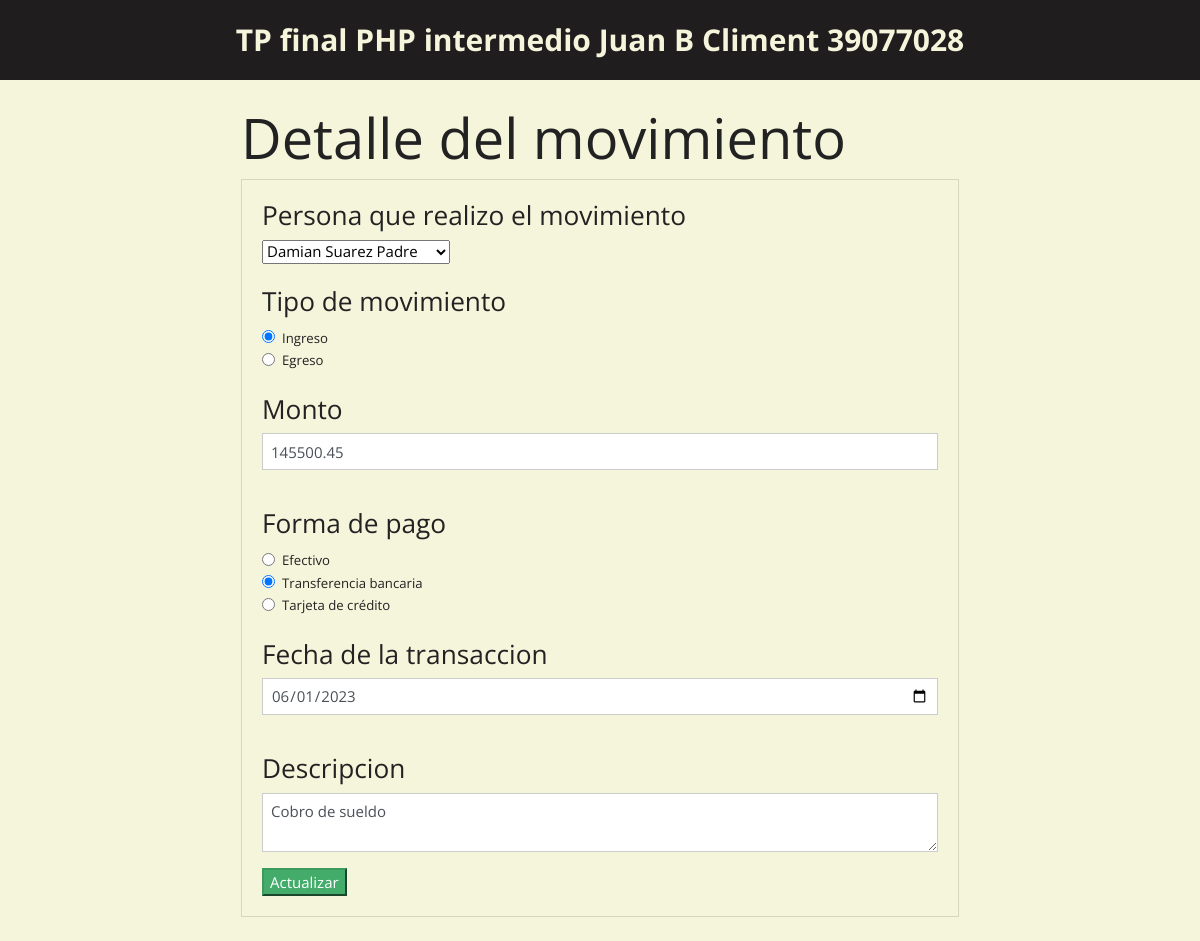
Screenshot of /update.php?id_mov=1 with the database file from the repository.
### tables this page shows
CREATE TABLE `movimientos` (
  `id_mov` int(4) NOT NULL,
  `fecha` date NOT NULL,
  `tipo` enum('ingreso','egreso') NOT NULL,
  `descripcion` varchar(100) NOT NULL,
  `monto` float(9,2) NOT NULL,
  `forma_de_pago` enum('efectivo','cheque','tarjeta de crédito','transferencia bancaria') NOT NULL,
  `id_familia` int(3) NOT NULL
);

### update.php (the view, shortened to what this page needs)
<?php include("config_db.php"); ?>
<!DOCTYPE html>
<html lang="en">
<head>
  <?php include('include/head.php'); ?>
</head>
<body>
  <header>
    <?php include("include/header.php"); ?>
  </header>
  <?php
  if (isset($_GET['id_mov'])) {
    $id = $_GET['id_mov'];
    $query = "SELECT * FROM movimientos WHERE id_mov = $id";
    $result = mysqli_query($mysqli, $query);
    if (mysqli_num_rows($result) == 1) {
      $row = mysqli_fetch_array($result);
      $id_familia = $row["id_familia"];
      $tipo = $row["tipo"];
      $monto = $row["monto"];
      $forma_de_pago = $row["forma_de_pago"];
      $fecha = $row["fecha"];
      $descripcion = $row["descripcion"];
    }
  }
  ?>
  <div class="container p-4">
    <div class="row">
      <div class="col-md-8 mx-auto">
        <h2 class="display-4"><strong>Detalle del movimiento</strong></h2>
        <div class="card card-body color">
          <form action="update.php?id_mov=<?php echo $_GET['id_mov']; ?>" method="POST">
            <h3><strong>Persona que realizo el movimiento</strong></h3>
            <select class="form-select" aria-label="Default select example" name="id_familia">
              <option <?php echo $id_familia === "1" ? "selected='selected'" : "" ?> value="1">Damian Suarez Padre</option>
            </select>
            <br><br>
            <h3><strong>Tipo de movimiento</strong></h3>
            <div class="form-check">
              <input class="form-check-input" type="radio" value="ingreso" name="tipo" <?php echo $tipo == 'ingreso'  ? 'checked' : '' ?>>
              <label class="form-check-label" for="flexCheckDefault">
                Ingreso
              </label>
            </div>
            <div class="form-check">
              <input class="form-check-input" type="radio" value="egreso" name="tipo" <?php echo $tipo == 'egreso'  ? 'checked' : '' ?>>
              <label class="form-check-label" for="flexCheckDefault">
                Egreso
              </label>
            </div>
            <br>
            <h3><strong>Monto</strong></h3>
            <div class="form-group">
              <input type="number" name="monto" class="form-control" value="<?php echo $monto ?>">
            </div>
            <br>
            <h3><strong>Forma de pago</strong></h3>
            <div class="form-check">
              <input class="form-check-input" type="radio" value="efectivo" name="forma_de_pago" <?php echo $forma_de_pago == 'efectivo'  ? 'checked' : '' ?>>
              <label class="form-check-label" for="flexCheckDefault">
                Efectivo
              </label>
            </div>
            <div class="form-check">
              <input class="form-check-input" type="radio" value="transferencia bancaria" name="forma_de_pago" <?php echo $forma_de_pago == 'transferencia bancaria'  ? 'checked' : '' ?>>
              <label class="form-check-label" for="flexCheckDefault">
                Transferencia bancaria
              </label>
            </div>
            <div class="form-check">
              <input class="form-check-input" type="radio" value="tarjeta de crédito" name="forma_de_pago" <?php echo $forma_de_pago == 'tarjeta de crédito'  ? 'checked' : '' ?>>
              <label class="form-check-label" for="flexCheckDefault">
                Tarjeta de crédito
              </label>
            </div>
            <br>
            <h3><strong>Fecha de la transaccion</strong></h3>
            <div class="form-group">
              <input type="date" name="fecha" class="form-control" value="<?php echo $fecha ?>">
            </div>
            <br>
            <h3><strong>Descripcion</strong></h3>
            <div class="form-group">
              <textarea name="descripcion" rows="2" class="form-control" placeholder="Descripcion"><?php echo $descripcion ?></textarea>
            </div>
            <button class="btn-success" name="update">
              Actualizar
            </button>
          </form>
        </div>
      </div>
    </div>
  </div>
</body>
</html>

### style.css (style rules this page uses)
body { background-color: beige; }
.color { background-color: beige; }

### rows the page displays
movimientos: id_familia "Damian Suarez Padre", tipo "☑", monto "145500.45", forma_de_pago "☑", fecha "06/01/2023", descripcion "Cobro de sueldo"
